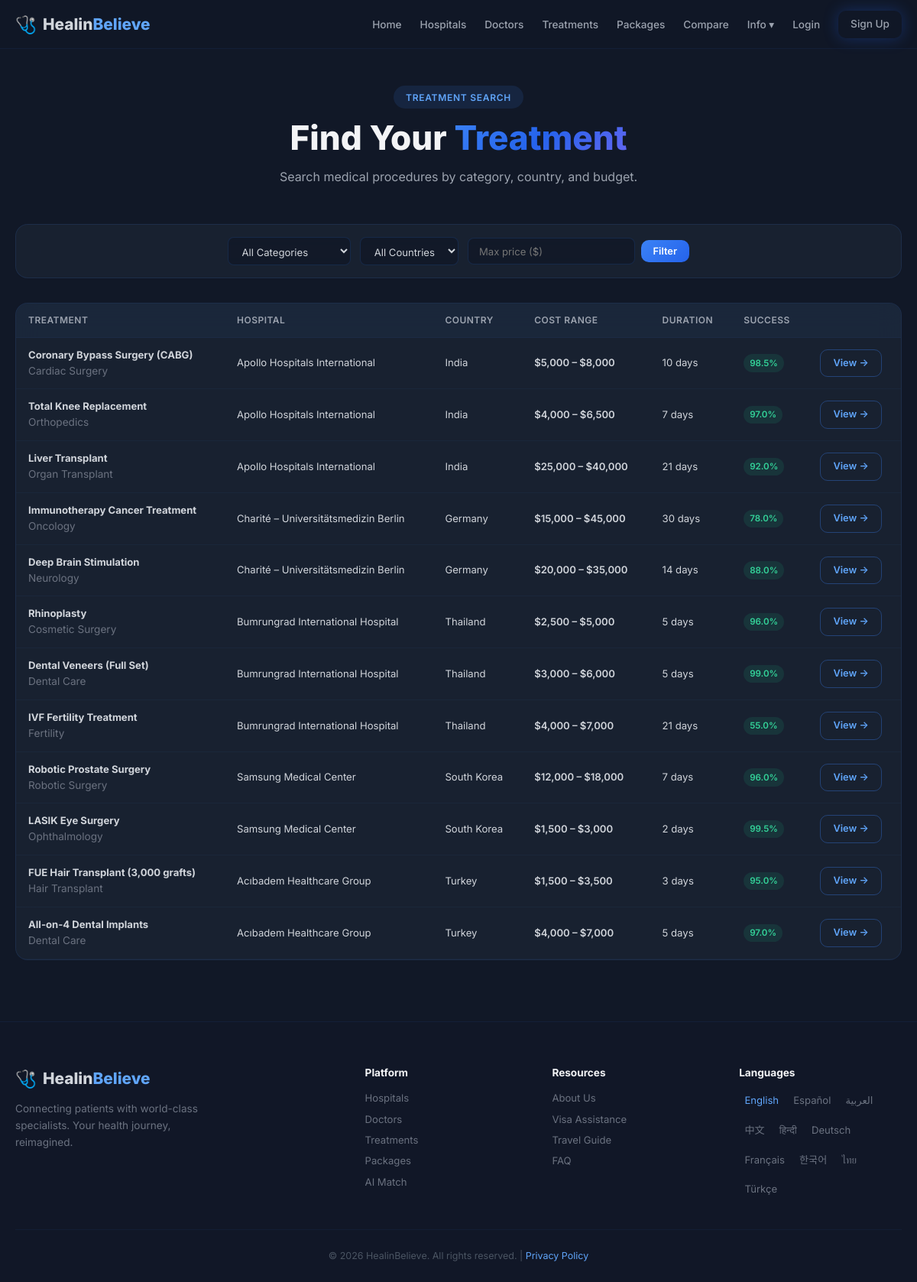
Screenshot of /treatments with the database file from the repository.
### models.py (models this page shows)
class Treatment(db.Model):
    id = db.Column(db.Integer, primary_key=True)
    hospital_id = db.Column(db.Integer, db.ForeignKey('hospital.id'), nullable=False)
    name = db.Column(db.String(150), nullable=False)
    category = db.Column(db.String(80), nullable=False)  # e.g. Cardiac, Dental, Cosmetic
    description = db.Column(db.Text)
    min_cost = db.Column(db.Float, default=0)
    max_cost = db.Column(db.Float, default=0)
    duration_days = db.Column(db.Integer, default=1)
    success_rate = db.Column(db.Float)
    is_active = db.Column(db.Boolean, default=True)
    created_at = db.Column(db.DateTime, default=datetime.utcnow)

class Hospital(db.Model):
    id = db.Column(db.Integer, primary_key=True)
    user_id = db.Column(db.Integer, db.ForeignKey('user.id'))
    name = db.Column(db.String(150), nullable=False)
    description = db.Column(db.Text)
    country = db.Column(db.String(60), nullable=False)
    city = db.Column(db.String(80), nullable=False)
    address = db.Column(db.String(256))
    phone = db.Column(db.String(30))
    email = db.Column(db.String(120))
    website = db.Column(db.String(200))
    image = db.Column(db.String(256))
    rating = db.Column(db.Float, default=0.0)
    review_count = db.Column(db.Integer, default=0)
    specialties = db.Column(db.Text)  # JSON string
    accreditations = db.Column(db.Text)  # JSON string
    is_approved = db.Column(db.Boolean, default=False)
    created_at = db.Column(db.DateTime, default=datetime.utcnow)
    user = db.relationship('User', backref=db.backref('hospital_profile', cascade='all, delete-orphan'))
    doctors = db.relationship('Doctor', backref='hospital', lazy=True, cascade='all, delete-orphan')
    treatments = db.relationship('Treatment', backref='hospital', lazy=True, cascade='all, delete-orphan')
    packages = db.relationship('Package', backref='hospital', lazy=True, cascade='all, delete-orphan')
    appointments = db.relationship('Appointment', backref='hospital', lazy=True, cascade='all, delete-orphan')

### app.py (the view)
@app.route('/treatments')
def treatment_search():
    category = request.args.get('category', '')
    country = request.args.get('country', '')
    max_price = request.args.get('max_price', '')
    q = Treatment.query.filter_by(is_active=True)
    if category:
        q = q.filter(Treatment.category == category)
    if country:
        q = q.join(Hospital).filter(Hospital.country == country)
    if max_price:
        q = q.filter(Treatment.min_cost <= float(max_price))
    treatments = q.all()
    categories = [r[0] for r in db.session.query(Treatment.category).distinct().all()]
    countries = [r[0] for r in db.session.query(Hospital.country).distinct().all()]
    return render_template('treatments.html', treatments=treatments, categories=categories, countries=countries,
                           selected_category=category, selected_country=country, selected_max_price=max_price)

### app.py (called while the page is built)
@app.context_processor
def inject_globals():
    return {
        'current_year': datetime.utcnow().year,
        'languages': {'en': 'English', 'es': 'Español', 'ar': 'العربية', 'zh': '中文', 'hi': 'हिन्दी', 'de': 'Deutsch', 'fr': 'Français', 'ko': '한국어', 'th': 'ไทย', 'tr': 'Türkçe'},
    }

### templates/treatments.html (shortened to what this page needs)
{% extends "base.html" %}
{% block content %}
<section class="section page-section">
    <div class="container">
        <div class="section-header">
            <span class="section-badge">Treatment Search</span>
            <h1>Find Your <span class="gradient-text">Treatment</span></h1>
            <p class="section-subtitle">Search medical procedures by category, country, and budget.</p>
        </div>
        <div class="filter-bar glass-card">
            <form class="filter-form" method="GET" action="/treatments">
                <select name="category" onchange="this.form.submit()">
                    <option value="">All Categories</option>
                </select>
                <select name="country" onchange="this.form.submit()">
                    <option value="">All Countries</option>
                </select>
                <div class="filter-input-group">
                    <input type="number" name="max_price" placeholder="Max price ($)" value="{{ selected_max_price }}">
                    <button type="submit" class="btn btn-sm btn-primary">Filter</button>
                </div>
            </form>
        </div>
        <div class="table-wrap glass-card">
            <table class="data-table">
                <thead><tr><th>Treatment</th><th>Hospital</th><th>Country</th><th>Cost Range</th><th>Duration</th><th>Success</th><th></th></tr></thead>
                <tbody>
                    {% for t in treatments %}
                    <tr>
                        <td><strong>{{ t.name }}</strong><br><small class="muted-text">{{ t.category }}</small></td>
                        <td>{{ t.hospital.name }}</td>
                        <td>{{ t.hospital.country }}</td>
                        <td class="price-cell">${{ "{:,.0f}".format(t.min_cost) }} – ${{ "{:,.0f}".format(t.max_cost) }}</td>
                        <td>{{ t.duration_days }} days</td>
                        <td>{% if t.success_rate %}<span class="success-badge">{{ t.success_rate }}%</span>{% else %}—{% endif %}</td>
                        <td><a href="/hospital/{{ t.hospital_id }}" class="btn btn-outline btn-sm">View →</a></td>
                    </tr>
                    {% endfor %}
                </tbody>
            </table>
        </div>
    </div>
</section>
{% endblock %}

### static/css/style.css (style rules this page uses)
*,*::before,*::after { box-sizing:border-box;margin:0;padding:0 }
html { scroll-behavior:smooth }
body { font-family:'Inter',system-ui,-apple-system,sans-serif;color:#d1d5db;background:#111827;line-height:1.6;overflow-x:hidden }
a { color:inherit;text-decoration:none }
button { cursor:pointer;font-family:inherit }
.container { width:100%;max-width:1200px;margin:0 auto;padding:0 1.25rem }
.gradient-text { background:linear-gradient(135deg,#3b82f6,#2563eb,#6366f1);-webkit-background-clip:text;-webkit-text-fill-color:transparent;background-clip:text }
.glass-card { background:rgba(31,41,55,.6);border:1px solid rgba(59,130,246,.12);border-radius:1rem;backdrop-filter:blur(16px);-webkit-backdrop-filter:blur(16px);transition:transform .3s ease,box-shadow .3s ease,border-color .3s ease }
.section { padding:5rem 0 }
.page-section { padding-top:7rem }
.section-header { text-align:center;margin-bottom:3rem }
.section-badge { display:inline-block;padding:.35rem 1rem;border-radius:999px;font-size:.75rem;font-weight:600;letter-spacing:.06em;text-transform:uppercase;background:rgba(59,130,246,.12);color:#60a5fa;margin-bottom:.75rem }
.section-header h1,.section-header h2 { font-size:clamp(1.75rem,4vw,2.75rem);font-weight:800;line-height:1.2;color:#f3f4f6 }
.section-subtitle { color:#9ca3af;max-width:600px;margin:.75rem auto 0 }
.muted-text { color:#6b7280;font-size:.85rem }
.btn { display:inline-flex;align-items:center;justify-content:center;gap:.5rem;padding:.65rem 1.5rem;border-radius:.625rem;font-weight:600;font-size:.9rem;border:none;transition:all .25s ease;position:relative }
.btn-primary { background:linear-gradient(135deg,#3b82f6,#2563eb);color:#fff }
.btn-outline { background:transparent;border:1px solid rgba(59,130,246,.35);color:#60a5fa }
.btn-sm { padding:.45rem 1rem;font-size:.8rem }
.table-wrap { overflow-x:auto;border-radius:1rem }
.data-table { width:100%;border-collapse:collapse }
.data-table thead { background:rgba(59,130,246,.05) }
.data-table th { padding:.75rem 1rem;font-size:.75rem;font-weight:600;color:#9ca3af;text-transform:uppercase;letter-spacing:.04em;text-align:left;border-bottom:1px solid rgba(59,130,246,.1) }
.data-table td { padding:.75rem 1rem;font-size:.82rem;color:#d1d5db;border-bottom:1px solid rgba(59,130,246,.05) }
.data-table a { color:#60a5fa }
.price-cell { color:#60a5fa;font-weight:600 }
.success-badge { display:inline-block;padding:.15rem .5rem;border-radius:999px;font-size:.72rem;font-weight:600;background:rgba(16,185,129,.12);color:#34d399 }
.filter-bar { display:flex;flex-wrap:wrap;gap:.5rem;padding:1rem;margin-bottom:2rem;justify-content:center;align-items:center }
.filter-form { display:flex;flex-wrap:wrap;gap:.75rem;align-items:center;width:100%;justify-content:center }
.filter-form select,.filter-form input { padding:.55rem .85rem;border-radius:.5rem;background:rgba(17,24,39,.7);border:1px solid rgba(59,130,246,.15);color:#d1d5db;font-size:.82rem;font-family:inherit }
.filter-form select option { background:#1f2937;color:#d1d5db }
.filter-input-group { display:flex;gap:.5rem;align-items:center }

### rows the page displays
Treatment: name "Coronary Bypass Surgery (CABG)", category "Cardiac Surgery", hospital.name "Apollo Hospitals International", hospital.country "India", min_cost "5,000", max_cost "8,000", duration_days "10", success_rate "98.5"
Treatment: name "Total Knee Replacement", category "Orthopedics", hospital.name "Apollo Hospitals International", hospital.country "India", min_cost "4,000", max_cost "6,500", duration_days "7", success_rate "97.0"
Treatment: name "Liver Transplant", category "Organ Transplant", hospital.name "Apollo Hospitals International", hospital.country "India", min_cost "25,000", max_cost "40,000", duration_days "21", success_rate "92.0"
Treatment: name "Immunotherapy Cancer Treatment", category "Oncology", hospital.name "Charité – Universitätsmedizin Berlin", hospital.country "Germany", min_cost "15,000", max_cost "45,000", duration_days "30", success_rate "78.0"
Treatment: name "Deep Brain Stimulation", category "Neurology", hospital.name "Charité – Universitätsmedizin Berlin", hospital.country "Germany", min_cost "20,000", max_cost "35,000", duration_days "14", success_rate "88.0"
Treatment: name "Rhinoplasty", category "Cosmetic Surgery", hospital.name "Bumrungrad International Hospital", hospital.country "Thailand", min_cost "2,500", max_cost "5,000", duration_days "5", success_rate "96.0"
Treatment: name "Dental Veneers (Full Set)", category "Dental Care", hospital.name "Bumrungrad International Hospital", hospital.country "Thailand", min_cost "3,000", max_cost "6,000", duration_days "5", success_rate "99.0"
Treatment: name "IVF Fertility Treatment", category "Fertility", hospital.name "Bumrungrad International Hospital", hospital.country "Thailand", min_cost "4,000", max_cost "7,000", duration_days "21", success_rate "55.0"
Treatment: name "Robotic Prostate Surgery", category "Robotic Surgery", hospital.name "Samsung Medical Center", hospital.country "South Korea", min_cost "12,000", max_cost "18,000", duration_days "7", success_rate "96.0"
Treatment: name "LASIK Eye Surgery", category "Ophthalmology", hospital.name "Samsung Medical Center", hospital.country "South Korea", min_cost "1,500", max_cost "3,000", duration_days "2", success_rate "99.5"
Treatment: name "FUE Hair Transplant (3,000 grafts)", category "Hair Transplant", hospital.name "Acıbadem Healthcare Group", hospital.country "Turkey", min_cost "1,500", max_cost "3,500", duration_days "3", success_rate "95.0"
Treatment: name "All-on-4 Dental Implants", category "Dental Care", hospital.name "Acıbadem Healthcare Group", hospital.country "Turkey", min_cost "4,000", max_cost "7,000", duration_days "5", success_rate "97.0"

### other values shown
{{ name }} "English" "Español" "العربية" "中文" "हिन्दी" "Deutsch" "Français" "한국어" "ไทย" "Türkçe"
